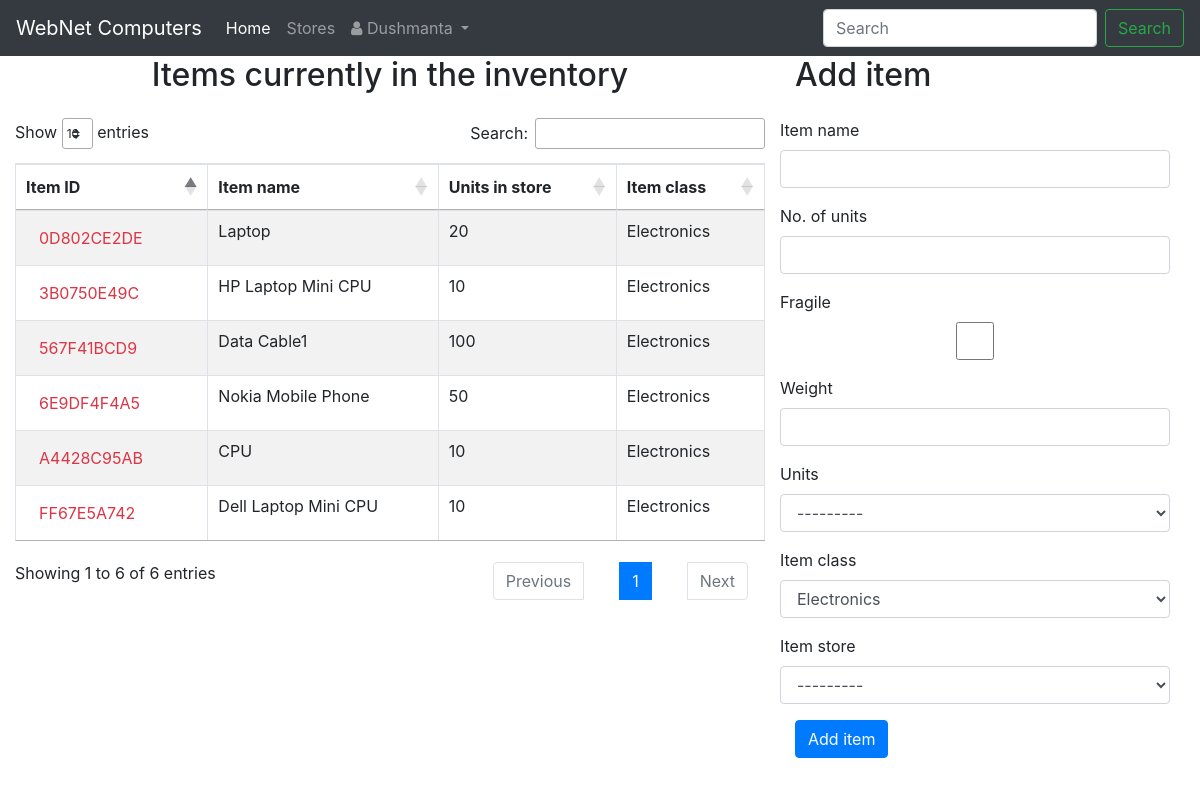
Screenshot of / (signed in) with the database file from the repository.
### accounts/models.py (models this page shows)
class Employee(AbstractUser):
        has_access=models.BooleanField(default=True)

### item/models.py (models this page shows, shortened)
class Item(models.Model):
    WEIGHT_CLASSES = [
        ("kg", "Kilograms"),
        ("g", "Grams"),
        ("t", "Tonnes"),
    ]
    ITEM_CLASSES = [
        ("A", "Electronics"),
        ("B", "Chemicals"),
        ("C", "Books"),
        ("D", "Clothing"),
        ("E", "Food"),
        ("F", "Other"),
    ]
    item_store = models.ForeignKey(Store, on_delete=models.CASCADE)
    added_by = models.ForeignKey(Employee, on_delete=models.CASCADE)
    name = models.CharField(max_length=100, verbose_name="Item name")
    item_num = models.IntegerField(verbose_name="No. of units")
    date_stored = models.DateTimeField(
        verbose_name="Date of entry", default=timezone.now)
    date_removed = models.DateTimeField(null=True)
    fragile = models.BooleanField(verbose_name="Fragile")
    weight = models.DecimalField(
        verbose_name="Weight", decimal_places=2, max_digits=5)
    units = models.CharField(
        max_length=20, verbose_name="Units", choices=WEIGHT_CLASSES, null=False, blank=False)
    item_class = models.CharField(
        max_length=1,
        verbose_name="Item class",
        choices=ITEM_CLASSES,
        default="A")
    item_id = models.CharField(max_length=10, verbose_name="Item ID",
                               primary_key=True, null=False)

### item/views.py (the view, shortened to what this page needs)
# urls.py: path('', views.ListAndCreate.as_view(), name='index'),
class ListAndCreate(LoginRequiredMixin, AjaxableFormMixin, CreateView):
    model = Item
    fields = [
        "name",
        "item_num",
        "fragile",
        "weight",
        'units',
        "item_class",
        'item_store',
    ]
    template_name = "item/create.html"
    success_url = reverse_lazy('item:index')
    def get_context_data(self, **kwargs):
        employee = Employee.objects.get(username=self.request.user.username)
        context = super(ListAndCreate, self).get_context_data(**kwargs)
        context["object_list"] = self.model.objects.filter(added_by=employee)
        return context

### store/models.py (called while the page is built)
    def __str__(self):
        return self.name

### templates/item/create.html (shortened to what this page needs)
{% extends './index.html' %}
{% load widget_tweaks %}
{% load static %}
{% block sidebar %}
<h2 class="mb-4">Add item</h2>
<form class="create-form" action="{%url 'item:create'%}" data-url="{%url 'item:create'%}" method="post">
    {% for field in form %}
    {% if not user.is_superuser %}
    <div class="form-group row">
        <label for="{{ field.id_for_label }}">{{ field.label }}</label>
        {% render_field field class="form-control"%}
    </div>
    {% endif %}
    {% endfor %}
    <button type="submit" id="submit-btn" class="btn btn-primary">Add item</button>
</form>
{% endblock sidebar %}

### templates/item/index.html (shortened to what this page needs)
{% extends '../base.html' %}
{% load static %}
{% block content %}
{% if user.is_authenticated %}
{% include '../header.html' %}
<div class="container-fluid row">
    <div class="col-sm-8" id="list">
        {% block list_content %}
        {% include "item/item_list.html" %}
        {% endblock list_content %}
    </div>
    <div class="col-sm-4" id="item:details">
        {% block sidebar %}
        {% endblock sidebar %}
    </div>
</div>
{%endif%}
{% endblock content %}

### templates/base.html (shortened to what this page needs)
{% load static %}
<!DOCTYPE html>
<html class="no-js">
<head>
    <link rel="stylesheet" href="https://cdn.datatables.net/1.10.19/css/jquery.dataTables.min.css">
    <link rel="stylesheet" href="https://cdnjs.cloudflare.com/ajax/libs/twitter-bootstrap/4.1.3/css/bootstrap.css">
    <link rel="stylesheet" href="https://stackpath.bootstrapcdn.com/font-awesome/4.7.0/css/font-awesome.min.css">
    <link rel="stylesheet" href="https://cdn.datatables.net/1.10.19/css/dataTables.bootstrap4.min.css">
</head>
<body>
    {% block content %}
    {% endblock content %}
</body>
</html>

### templates/header.html (shortened to what this page needs)
<nav class="navbar navbar-expand-sm navbar-dark bg-dark">
    <a class="navbar-brand" href="{%url 'item:index'%}">WebNet Computers</a>
    <div class="collapse navbar-collapse" id="collapsibleNavId">
        <ul class="navbar-nav mr-auto mt-2 mt-lg-0">
            <li class="nav-item active">
                <a class="nav-link" href="{%url 'item:index'%}">Home<span class="sr-only">(current)</span></a>
            </li>
            <li class="nav-item">
                <a class="nav-link" href="{%url 'store:list'%}">
                    Stores
                </a>
            </li>
            <li class="dropdown">
                <a class="nav-link dropdown-toggle" href="#" id="dropdownId" data-toggle="dropdown" aria-haspopup="true"
                    aria-expanded="false">
                    <span class="fa fa-user" aria-hidden="true"></span>
                    {{user.first_name}}
                </a>
            </li>
        </ul>
        <form class="form-inline my-2 my-lg-0" method="GET" id="search-form" data-url="{%url 'item:search'%}"
            action="{%url 'item:search'%}">
            <input class="form-control mr-sm-2" name="query" id="item" type="text" placeholder="Search">
            <button class="btn btn-outline-success my-2 my-sm-0" id="search-btn" type="submit">Search</button>
        </form>
    </div>
</nav>

### templates/item/item_list.html (shortened to what this page needs)
<h2 style="text-align: center" class="mb-4">Items currently in the inventory</h2>
<div id="div-test">
    <table id="items-table" class="table table-striped table-bordered" style="width:100%">
        <thead>
            <tr>
                <th>Item ID</th>
                <th>Item name</th>
                <th>Units in store</th>
                <th>Item class</th>
            </tr>
        </thead>
        <tbody>
            {% for item in object_list %}
            <tr>
                <td scope="row">
                    <a class="item btn text-danger" data-url="{%url 'item:details' pk=item.item_id%}">
                        {{item.item_id}}
                    </a>
                </td>
                <td>{{item.name}}</td>
                <td>{{item.item_num}}</td>
                <td>{{item.get_item_class_display}}</td>
            </tr>
            {% endfor %}
        </tbody>
    </table>
</div>

### rows the page displays
Employee: first_name "Dushmanta"
Item: item_id "A4428C95AB", name "CPU", item_num "10", item_class "Electronics"
Item: item_id "0D802CE2DE", name "Laptop", item_num "20", item_class "Electronics"
Item: item_id "6E9DF4F4A5", name "Nokia Mobile Phone", item_num "50", item_class "Electronics"
Item: item_id "567F41BCD9", name "Data Cable1", item_num "100", item_class "Electronics"
Item: item_id "FF67E5A742", name "Dell Laptop Mini CPU", item_num "10", item_class "Electronics"
Item: item_id "3B0750E49C", name "HP Laptop Mini CPU", item_num "10", item_class "Electronics"

### other values shown
{{ field.label }} "Item name" "No. of units" "Fragile" "Weight" "Units" "Item class" "Item store"
